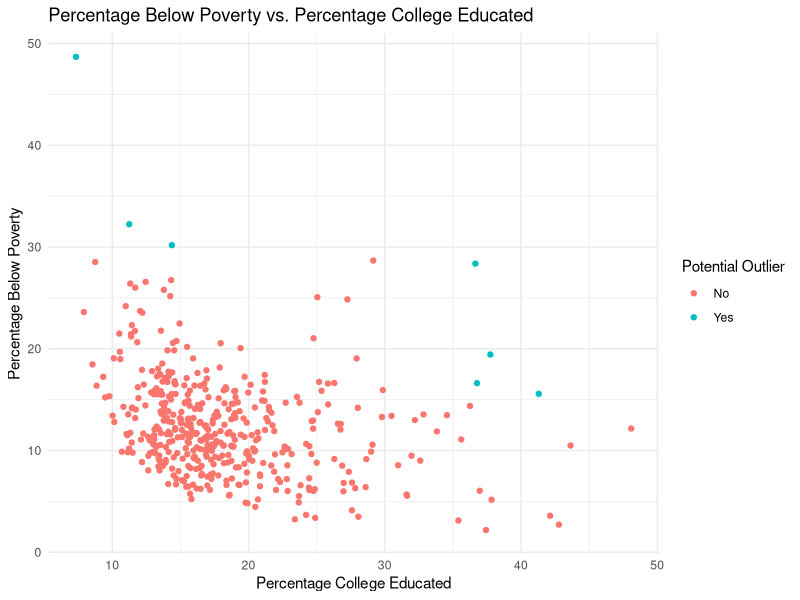

Source code (R):
## ---- chunk 1
#| eval: true
#| message: false

library(tidyverse)
midwest
## ---- chunk 2
midwest %>%
  count(state, sort = TRUE)
## ---- chunk 3
midwest %>%
  count(county) %>%
  filter(n == n_distinct(midwest$state))
## ---- chunk 4
midwest %>%
  filter(poptotal / area > 25000) %>%
  mutate(pop_density = poptotal / area) %>%
  select(county, state, pop_density, poptotal, area) %>%
  arrange(desc(pop_density))
## ---- chunk 5
midwest %>%
  mutate(pop_density = poptotal / area) %>%
  filter(pop_density == max(pop_density)) %>%
  select(county, state, pop_density, poptotal, area)
## ---- chunk 6
midwest %>%
  mutate(pop_density = poptotal / area) %>%
  summarise(
    median_density = median(pop_density),
    Q1 = quantile(pop_density, 0.25),
    Q3 = quantile(pop_density, 0.75)
  )
## ---- chunk 7
midwest %>%
  mutate(metro = if_else(inmetro == 1, "Yes", "No")) %>%
  count(state, metro) %>%
  group_by(state) %>%
  mutate(prop = n / sum(n))
## ---- chunk 8
midwest %>%
  filter(
    percbelowpoverty > 30,
    percollege < 15
  ) %>%
  select(county, state, percbelowpoverty, percollege)
## ---- chunk 9
midwest %>%
  filter(
    percbelowpoverty > 15,
    percollege > 35
  ) %>%
  select(county, state, percbelowpoverty, percollege)
## ---- chunk 10
midwest %>%
  filter(
    (percbelowpoverty > 30 & percollege < 15) |
    (percbelowpoverty > 15 & percollege > 35)
  ) %>%
  select(county, state, percbelowpoverty, percollege)
## ---- chunk 11
midwest_updated <- midwest %>%
  mutate(
    potential_outlier = if_else(
      (percbelowpoverty > 30 & percollege < 15) |
      (percbelowpoverty > 15 & percollege > 35),
      "Yes",
      "No"
    )
  ) %>%
  select(
    county,
    state,
    percbelowpoverty,
    percollege,
    potential_outlier
  ) %>%
  arrange(potential_outlier)

midwest_updated
## ---- chunk 12
ggplot(
  midwest_updated,
  aes(
    x = percollege,
    y = percbelowpoverty,
    color = potential_outlier
  )
) +
  geom_point() +
  labs(
    title = "Percentage Below Poverty vs. Percentage College Educated",
    x = "Percentage College Educated",
    y = "Percentage Below Poverty",
    color = "Potential Outlier"
  ) +
  theme_minimal()
## ---- chunk 13
state_population <- midwest %>%
  group_by(state) %>%
  summarise(total_population = sum(poptotal)) %>%
  arrange(desc(total_population))

state_population
## ---- chunk 14
state_population %>%
  mutate(population_proportion = total_population / sum(total_population)) %>%
  arrange(desc(population_proportion))
## ---- chunk 15
state_poverty <- midwest %>%
  group_by(state) %>%
  summarise(mean_percbelowpoverty = mean(percbelowpoverty)) 

state_poverty
## ---- chunk 16
state_poverty %>%
  arrange(mean_percbelowpoverty)
## ---- chunk 17
df <- tibble(
  var_1 = c(10, 20, 30, 40, 50),
  var_2 = c("Pizza", "Burger", "Pizza", "Pizza", "Burger"),
  var_3 = c("Apple", "Apple", "Pear", "Pear", "Banana")
)

df
## ---- chunk 18
df |>
  arrange(var_2)
## ---- chunk 19
df |>
  group_by(var_2)
## ---- chunk 20
df |>
  group_by(var_2) |>
  summarize(mean_var_1 = mean(var_1))
## ---- chunk 21
df |>
  group_by(var_2, var_3) |>
  summarize(mean_var_1 = mean(var_1))
## ---- chunk 22
df |>
  group_by(var_2, var_3) |>
  summarize(mean_var_1 = mean(var_1), .groups = "drop")
## ---- chunk 23
df |>
  group_by(var_2, var_3) |>
  summarize(mean_var_1 = mean(var_1), .groups = "drop")
## ---- chunk 24
df |>
  group_by(var_2, var_3) |>
  mutate(mean_var_1 = mean(var_1))
